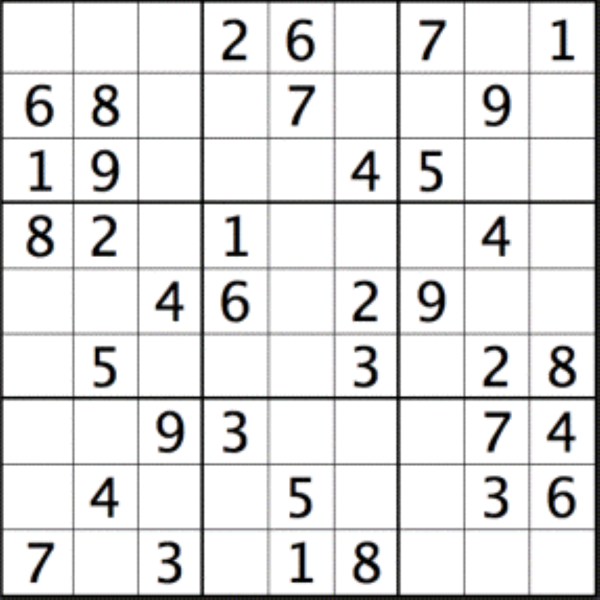
#> input picture unsolved sudoku.png, 1200 x 1200 px (shown at 1/2 size)
$ python -i 'Sudoku Reader and Solver.py'   (imports and definitions only)
#> lines starting #> are read from the running program, lines starting #| are printed output that depends on the picture; after the words box and inside, x2 and y2 are one past the last pixel; in counts of white or black regions, pixels touching at a corner belong together
import cv2
import numpy as np
import pytesseract

# Path to the Tesseract executable
pytesseract.pytesseract.tesseract_cmd = r'C:\Users\Nateb\PycharmProjects\Tesseract\tesseract.exe'


def preprocess_image(image_path):
    image = cv2.imread(image_path)
    if image is None:
        raise FileNotFoundError(f"Image not found or unable to load: {image_path}")

    image = cv2.resize(image, (1200, 1200))
    # Convert to grayscale
    gray = cv2.cvtColor(image, cv2.COLOR_BGR2GRAY)

    # Denoise image
    gray = cv2.fastNlMeansDenoising(gray, None, 30, 7, 21)

    # Adjust contrast (if needed)
    alpha = 1.5  # Contrast control
    beta = 0  # Brightness control
    contrast_img = cv2.convertScaleAbs(gray, alpha=alpha, beta=beta)

    # Adaptive thresholding
    thresh = cv2.adaptiveThreshold(contrast_img, 255, cv2.ADAPTIVE_THRESH_GAUSSIAN_C, cv2.THRESH_BINARY_INV, 11, 2)

    # Apply morphological transformations
    kernel = np.ones((4, 4), np.uint8)
    morphed_img = cv2.morphologyEx(thresh, cv2.MORPH_CLOSE, kernel)

    return morphed_img


def find_sudoku_grid(thresh_image):
    contours, _ = cv2.findContours(thresh_image, cv2.RETR_EXTERNAL, cv2.CHAIN_APPROX_SIMPLE)
    if not contours:
        raise ValueError("No contours found in the image")

    contours = sorted(contours, key=cv2.contourArea, reverse=True)
    sudoku_contour = contours[0]
    epsilon = 0.02 * cv2.arcLength(sudoku_contour, True)
    approx = cv2.approxPolyDP(sudoku_contour, epsilon, True)
    x, y, w, h = cv2.boundingRect(approx)
    return x, y, w, h


def extract_cells(image, x, y, w, h):
    cells = []
    cell_size = w // 9
    zoom_factor = 1  # Increase zoom factor for better OCR

    for i in range(9):
        row_cells = []
        for j in range(9):
            x1 = x + j * cell_size + 17  # Left padding
            y1 = y + i * cell_size + 20 # Top padding
            x2 = x1 + cell_size - 10 # Right padding
            y2 = y1 + cell_size  - 19 # Bottom padding

            cell_img = image[y1:y2, x1:x2]
            if cell_img.size == 0:
                row_cells.append(-1)
                continue

            # Resize to a larger size to zoom in
            new_size = (cell_size * zoom_factor, cell_size * zoom_factor)
            cell_img_resized = cv2.resize(cell_img, new_size, interpolation=cv2.INTER_CUBIC)

            # Apply adaptive thresholding and sharpen
            cell_img_thresh = cv2.adaptiveThreshold(cell_img_resized, 255, cv2.ADAPTIVE_THRESH_GAUSSIAN_C,
                                                    cv2.THRESH_BINARY_INV, 15, 5)

            # Optional: Apply sharpening filter
            kernel = np.array([[0, -1, 0], [-1, 5, -1], [0, -1, 0]])
            cell_img_sharpened = cv2.filter2D(cell_img_thresh, -1, kernel)

            # Print the resized and thresholded cell image
            cv2.imshow(f'Cell ({i}, {j})', cell_img_sharpened)
            cv2.waitKey(0)  # Wait for a key press to close the window

            # Perform OCR
            text = pytesseract.image_to_string(cell_img_sharpened, config='--psm 6 --oem 3 outputbase digits').strip()

            if text:
                try:
                    row_cells.append(int(text))
                except ValueError:
                    row_cells.append(-1)
            else:
                row_cells.append(-1)

        cells.append(row_cells)

    cv2.destroyAllWindows()  # Close all OpenCV windows
    return cells


def read_sudoku_image(image_path):
    thresh_image = preprocess_image(image_path)
#> in preprocess_image, image is the input picture: shape (1200, 1200, 3); mean B, G, R 226.7, 226.6, 226.7
#> in preprocess_image, `contrast_img = cv2.convertScaleAbs(gray, alpha=alpha, beta=beta)`:
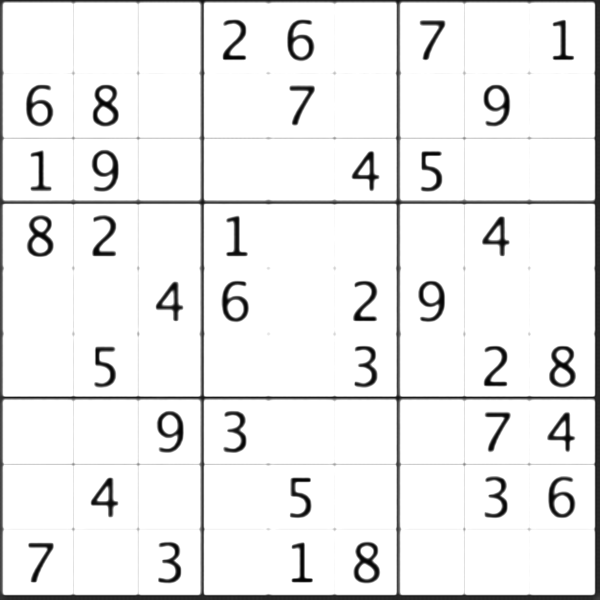
#> contrast_img: shape (1200, 1200) (shown at 1/2 size); min 0, max 255, mean 237.4
#> in preprocess_image, `thresh = cv2.adaptiveThreshold(contrast_img, 255, cv2.ADAPTIVE_THRESH_..`:
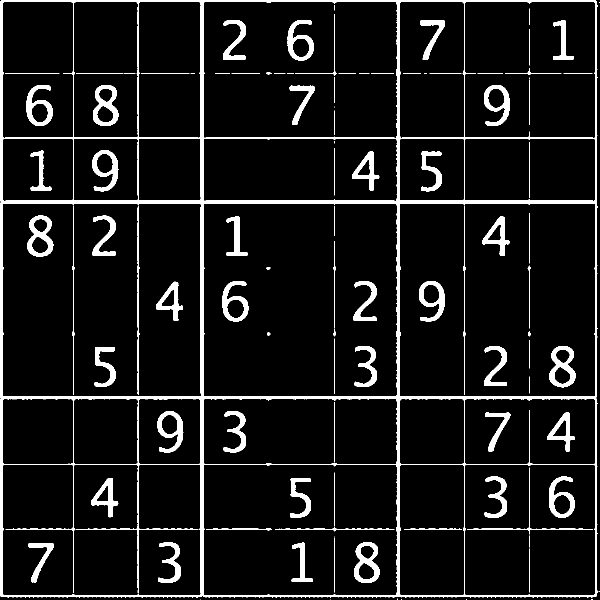
#> thresh: shape (1200, 1200) (shown at 1/2 size); 8.5% white; 100 white regions (16 under 20 px), largest, box (x1, y1, x2, y2) and area: (0, 0, 1195, 1195) 62425, (55, 431, 107, 513) 1970, (1099, 693, 1151, 775) 1962
#> in preprocess_image, `morphed_img = cv2.morphologyEx(thresh, cv2.MORPH_CLOSE, kernel)`:
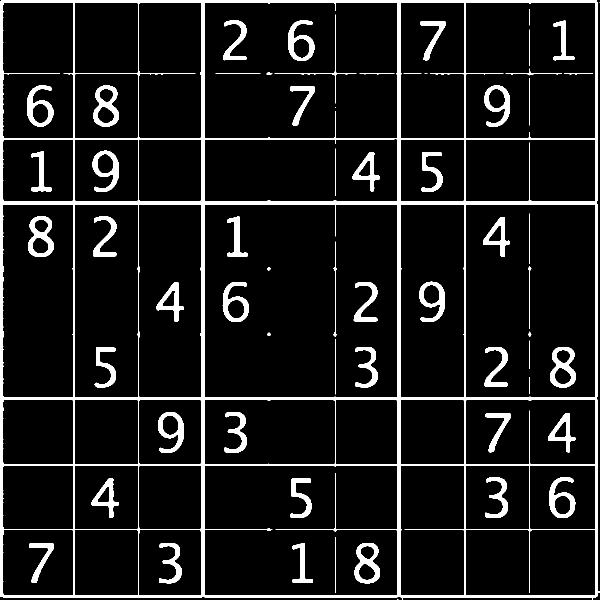
#> morphed_img: shape (1200, 1200) (shown at 1/2 size); 8.7% white; 62 white regions (4 under 20 px)
    x, y, w, h = find_sudoku_grid(thresh_image)
#> in find_sudoku_grid, `contours, _ = cv2.findContours(thresh_image, cv2.RETR_EXTERNAL, cv2.CH..`: contours = 3 contours, 2 with area under 20; largest, box (x1, y1, x2, y2) and area: (0, 0, 1200, 1200) 1425868
#> in find_sudoku_grid, `sudoku_contour = contours[0]`: sudoku_contour = contour of 563 points, box (x1, y1, x2, y2) (0, 0, 1200, 1200), area 1425868
#> in find_sudoku_grid, `epsilon = 0.02 * cv2.arcLength(sudoku_contour, True)`: epsilon = 98.3
#> in find_sudoku_grid, `approx = cv2.approxPolyDP(sudoku_contour, epsilon, True)`: approx = [[3, 0], [0, 1193], [1193, 1193], [1192, 0]]
#> in find_sudoku_grid, `x, y, w, h = cv2.boundingRect(approx)`: x = 0; w = 1194
#> x = 0; y = 0; w = 1194; h = 1194
    sudoku_grid = extract_cells(thresh_image, x, y, w, h)
#> in extract_cells, `cell_size = w // 9`: cell_size = 132
#> after the loop in extract_cells, `for i in range(9):`: cell_img: shape (113, 122); every value is 0
#> after the loop in extract_cells, `for i in range(9):`: cells = []
    return sudoku_grid


#----------------------------------------------------------------------------------- INPUT PATH FOR UNSOLVED SUDOKU IMAGE -------------------------------------------------------------------------------------------

# Path to the Sudoku image
image_path = r'(INPUT PATH HERE (ETC. C:/user.....))'


line = '---------------------------'
# [8 lines not run here, left out]


########### down below is where it solves and prints the solved sudoku
# This part was derived from the file "Sudoku Solver.py"


# [64 lines left out: functions find_next_empty, is_valid, solve_sudoku, not called in this run]

    # To make a manual implimentation where you put all the numbers down at once, make the sudoku puzzle (like the ones below) with the blank spaces as -1 and change the code above
#    print(solve_sudoku(example_board))
#    print(f" {example_board[0]}  \n {example_board[1]}  \n {example_board[2]} \n {example_board[3]}  \n {example_board[4]} \n {example_board[5]} \n {example_board[6]}\n {example_board[7]} \n {example_board[8]}")

# [2 lines not run here, left out]

#> (the run stopped early here; a loop or call above may not have finished)
